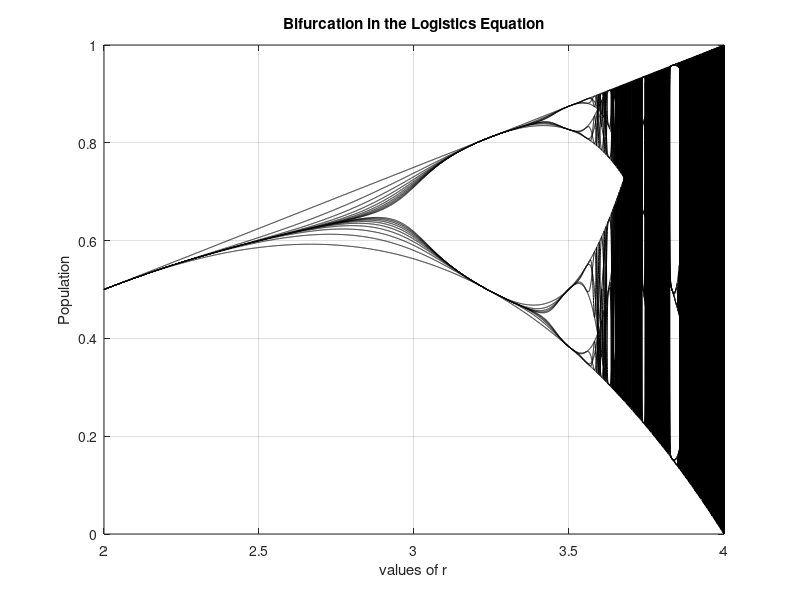
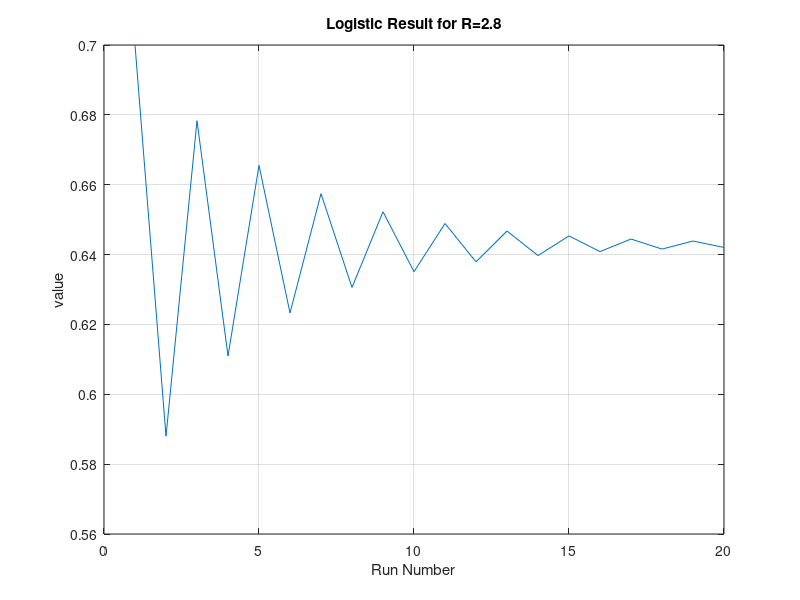
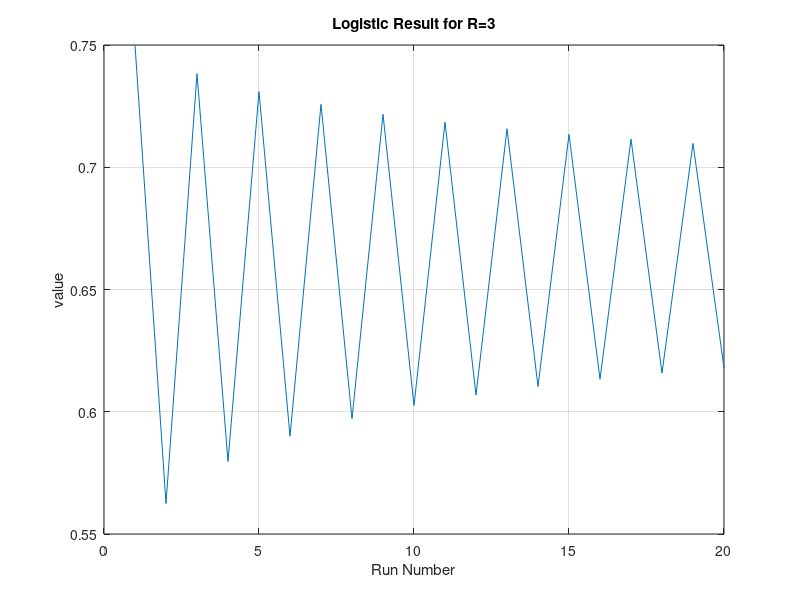
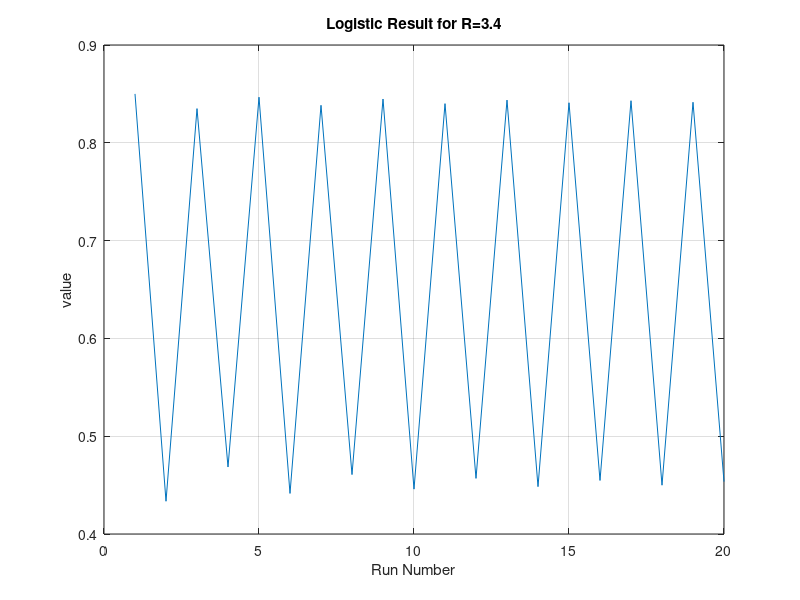

MATLAB code to generate these figures, in order:
%%%%%%%%%%%%%%%%%%%%%%%%%%%%%%%%%%%%%%%%%%%%%%%%%%%%%%%%%%%%%%%%%%%%%%%%%%%%%%%%%
% a program to simulate the logistic equation bifurcation chart for r =2 to 4   %
%%%%%%%%%%%%%%%%%%%%%%%%%%%%%%%%%%%%%%%%%%%%%%%%%%%%%%%%%%%%%%%%%%%%%%%%%%%%%%%%%

%begin initialization of variables%
r_array = (2:0.0002:4)'; %sets the values for r and places them in a 10001X1 Array%
						 %(or vector)%
l = length(r_array);
iterations_per_r = 20;  %sets how many times the calculation will happen or how%
						 %many lines will be on the graph %
						 
y = zeros(length(r_array), iterations_per_r); %Preallocates the results matrix%

y0 = 0.5; %assigns the value for the initial value %

y(:,1) = r_array.*y0*(1-y0); % Assigns the initial value to the first row of results %

%end initialization of variables %

%begin calculations %

for i = 1:iterations_per_r-1  %begins calculation loop for however many cases assigned%
							  %in the variable iterations_per_r%
    y(:,i+1) = r_array.*y(:,i).*(1-y(:,i));
				%assigns the results calculation to the i+1 (2nd to 100th row of y %
				%Calculation takes the array and element wize multiplies it with   %
				%current row of Y then elementwise times the same row in 1-y       %
				
end			%ends the calculation loop when i=99 is finished%
%end calculations %
%begin plotting %
figure(1)
plot(r_array, y,'k-'); %plots columns of Y against the values in r_array,         %
					   %connects the points with a solid black line.              %
grid on; %turns on the grid background.
title('Bifurcation in the Logistics Equation')
xlabel('values of r')
ylabel('Population')

% begin calculations for exploring values of r  %
r=round(10000*r_array);   %take the values of r which have large roundoff errors          %
                          %and multiply them to get 6 digits to the left of the           %
                          %decimal point, then round them to the nearest whole number     %
r=r/10000;      %divide by 10000 to get 5 digits to the right of the decimal              %
%in the loop the values of r are used to pull out the index values for values of interest %
%These index values are then used to automate the plot labeling below                     %
%If more plots are desired, just add an if statement in the for block below for the value %
%in question assign it to a dummy variable of some sort (countXX) then add another figure %
%for it in the printing area below.                                                       %
for j=1:l;
    if r(j)==2.800
        count=j;
    end
    if r(j)==3.000
        count2=j;
    end
    if r(j)==3.400
        count3=j;
    end
    if r(j)==3.450
        count4=j;
    end
    if r(j)==3.810
        count5=j;
    end
    if r(j)==3.850
        count6=j;
    end
    if r(j)==3.950
        count7=j;
    end
    if r(j)==3.210
        count8=j;
    end
    if r(j)==3.500
        count9=j;
    end
    if r(j)==2.1
        count10=j;
    end
    
end
% calculations are done, now to start plotting  %
        
figure(2)
    plot (y(count,:))         %note count is the index for the r we want           %
    placeholder=r_array(count); %unlike MATLAB, FreeMAT doesn't like array         %
                                %elements in sprintf so I assign it to placeholder %
    s=sprintf('Logistic Result for R=%g',placeholder); %works fine with placeholer %
    title(s)
    xlabel('Run Number')
    ylabel('value')
    grid on;

figure(3)   %figures 3 - end are copies of figure 2 with a different index holder  %
    plot (y(count2,:))
    placeholder=r_array(count2);
    s=sprintf('Logistic Result for R=%g',placeholder);
    title(s)
    xlabel('Run Number')
    ylabel('value')
    grid on;

figure(4)
    plot (y(count3,:))
    placeholder=r_array(count3);
    s=sprintf('Logistic Result for R=%g',placeholder);
    title(s)
    xlabel('Run Number')
    ylabel('value')
    grid on;

figure(5)
    plot (y(count4,:))
    placeholder=r_array(count4);
    s=sprintf('Logistic Result for R=%g',placeholder);
    title(s)
    xlabel('Run Number')
    ylabel('value')
    grid on;

figure(6)
    plot (y(count5,:))
    placeholder=r_array(count5);
    s=sprintf('Logistic Result for R=%g',placeholder);
    title(s)
    xlabel('Run Number')
    ylabel('value')
    grid on;

figure(7)
    plot (y(count6,:))
    placeholder=r_array(count6);
    s=sprintf('Logistic Result for R=%g',placeholder);
    title(s)
    xlabel('Run Number')
    ylabel('value')
    grid on;
    
figure(8)
    plot (y(count7,:))
    placeholder=r_array(count7);
    s=sprintf('Logistic Result for R=%g',placeholder);
    title(s)
    xlabel('Run Number')
    ylabel('value')
    grid on;

 figure(9)
    plot (y(count8,:))
    placeholder=r_array(count8);
    s=sprintf('Logistic Result for R=%g',placeholder);
    title(s)
    xlabel('Run Number')
    ylabel('value')
    grid on;

figure(10)
    plot (y(count9,:))
    placeholder=r_array(count9);
    s=sprintf('Logistic Result for R=%g',placeholder);
    title(s)
    xlabel('Run Number')
    ylabel('value')
    grid on;

figure(11)
    plot (y(count10,:))
    placeholder=r_array(count10);
    s=sprintf('Logistic Result for R=%g',placeholder);
    title(s)
    xlabel('Run Number')
    ylabel('value')
    grid on;




